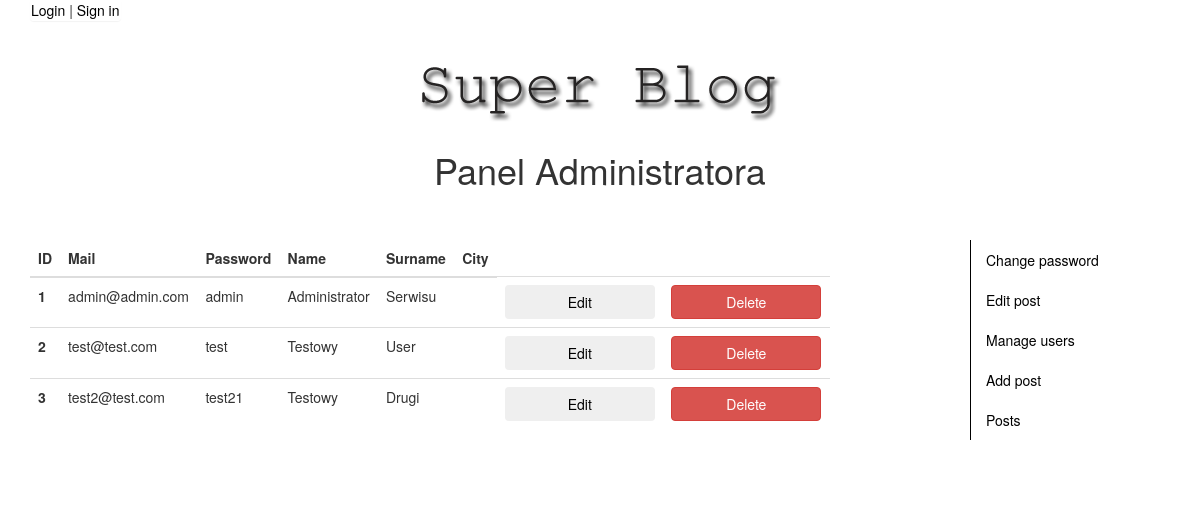
The page /user_manage.php on the database its author committed.
### tables this page shows
CREATE TABLE `user` (
  `id_user` int(11) NOT NULL,
  `mail` varchar(20) DEFAULT NULL,
  `pass` varchar(20) DEFAULT NULL,
  `name` varchar(20) DEFAULT NULL,
  `last_name` varchar(20) DEFAULT NULL,
  `city` varchar(20) DEFAULT NULL
);

### user_manage.php (the view, shortened to what this page needs)
<!DOCTYPE html>
<html>
<head lang="pl">
			<link rel="stylesheet" type="text/css" href="style.css">
			<link rel="stylesheet" href="https://maxcdn.bootstrapcdn.com/bootstrap/3.3.7/css/bootstrap.min.css">
</head>
<body>
<div class="container">
				<?php
					require('panel.php');
				?>
				<div class="row">
					<div class="header">
						<h1><a href="index.php"><img src="logo.png"></a></h1>
						<h1>Panel Administratora</h1>
					</div>
				</div>
				<div class="container">
					<div class="row">
						<div class="col-8">
							<div>
								<?php
											include('connect.php');
					$result = mysqli_query($connect,"SELECT * from user order by id_user asc");
					if (isset($_GET['action'], $_GET['id'])) {
						echo "<h2>Panel Edycji</h2>";
					$action = $_GET['action'];
					$id= $_GET['id'];
					if ($action=="delete" && $id>0) {
											$delete = "DELETE from user where id_user={$id} LIMIT 1";
						$connect->query($delete);
						if($delete)
						echo "<script>location.href='user_manage.php';</script>";
						}
						elseif ($action == "edit") {
							$query = mysqli_query($connect,"SELECT * from user where id_user='$id'");
							if (mysqli_num_rows($query) > 0) {
								while ($wynik = mysqli_fetch_array($query))
	               			{
									echo
               	'<form method="post" action="?action=save&id='.$wynik['id_user'].'">
               	<label for="mail">Mail:</label>
               	<input class="form-control" type="text" name="mail" id="mail" value="' . $wynik['mail'] .'"><br>
               	<label for="password">Password:</label>
               	<input class="form-control" type="text" name="password" id="password" value="' . $wynik['pass'] .'"><br>
               	<label for="name">Name:</label>
               	<input class="form-control" type="text" name="name" id="date" value="' . $wynik['name'] .'"><br>
               	<label for="surname">Surname:</label>
               	<input class="form-control" type="text" name="surname" id="surnme" value="' . $wynik['last_name'] .'"><br>
               	<label for="city">city:</label>
               	<input class="form-control" type="text" name="city" id="city" value="' . $wynik['city'] .'"><br>
               	<input class="btn btn-primary" type="submit" name="submit" value="Confirm">';
               	echo "<button class='btn btn-danger' onclick=location.href='user_manage.php'>Cancel</button>";
               echo '</form>';
			}
		}
	}elseif ($action == "save") {
				$mail = trim($_POST['mail']);
                $password = trim($_POST['password']);
               	$name = trim($_POST['name']);
               	$surname = trim($_POST['surname']);
               	$city = trim($_POST['city']);
               	echo "UPDATE user set mail='$mail', `pass`='$password', `name`='$name', `last_name`='$surname' `city`='$city' where id_user=$id";
               	$change = mysqli_query($connect,"UPDATE user set mail='$mail', `pass`='$password', `name`='$name', `last_name`='$surname', `city`='$city' where id_user='$id'")or die('Błąd zapytania');
               	if ($change)
			echo "<script>location.href='user_manage.php'</script>";
			}
						}
					else
					{
						echo '<table class="table">
						  <thead>
						    <tr>
						      <th scope="col">ID</th>
						      <th scope="col">Mail</th>
						      <th scope="col">Password</th>
						      <th scope="col">Name</th>
						      <th scope="col">Surname</th>
						      <th scope="col">City</th>
						    </tr>
						  </thead>
						  </tr>';
						  echo '<tbody>';
						  if(mysqli_num_rows($result) >0){
	               		while ($wynik = mysqli_fetch_array($result))
	               			{
	               				echo ' <tr>
									      <th scope="row">'. $wynik['id_user'] .'</th>
									      <td>'. $wynik['mail'] .'</td>
									      <td>'. $wynik['pass'] .'</td>
									      <td>'. $wynik['name'] .'</td>
									      <td>'. $wynik['last_name'] .'</td>
									      <td>'. $wynik['city'] .'</td>
									      <td>'. '<a href="?action=edit&id='. $wynik['id_user'] .'"><button type="button" class="btn btn-light">Edit</button></a></td>
									      <td>'. '<a href="?action=delete&id='. $wynik['id_user'] .'"><button type="button" class="btn btn-danger">Delete</button></a></td>
									    </tr>';
	               			}
	               		}
	               		echo "</table>";
					}
								?>
							</div>
						</div>
						<div class="col-4">
						<ul class="nav flex-column">
						  <li class="nav-item">
						    <a class="nav-link" href="admin.php?action=pass">Change password</a>
						  </li>
						  <li class="nav-item">
						    <a class="nav-link" href="edit.php">Edit post</a>
						  </li>
						  <li class="nav-item">
						    <a class="nav-link" href="#">Manage users</a>
						  </li>
						   <li class="nav-item">
						    <a class="nav-link" href="news_adding.php">Add post</a>
						  </li>
						  <li class="nav-item">
						    <a class="nav-link" href="index.php">Posts</a>
						  </li>
						</ul>
						</div>
					</div>
				</div>
</body>
</html>

### style.css (style rules this page uses)
ul,li { list-style-type: none; }
a:link { color: black; }
button { width: 15rem; }
.header { text-align: center; }
.container div { display: inline; }

### user_manage.php (style rules this page uses)
.col-4 { border-left: 1px solid black; width: 20rem; float: right; }
.col-8 { width: 80rem; float: left; }

### rows shown on the page
user: id_user "1", mail "admin@admin.com", pass "admin", name "Administrator", last_name "Serwisu"
user: id_user "2", mail "test@test.com", pass "test", name "Testowy", last_name "User"
user: id_user "3", mail "test2@test.com", pass "test21", name "Testowy", last_name "Drugi"
